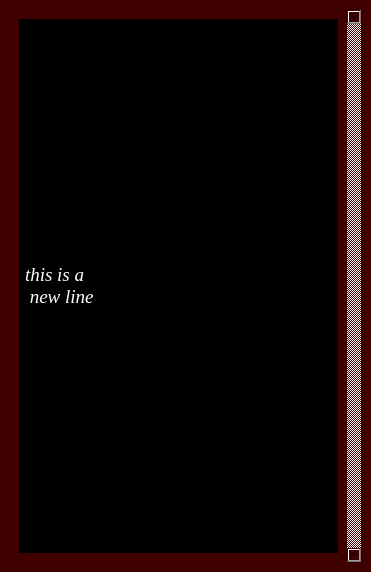
<?xml version="1.0" encoding="UTF-8"?>
<ui version="4.0">
 <class>DescriptionWindow</class>
 <widget class="QMainWindow" name="DescriptionWindow">
  <property name="geometry">
   <rect>
    <x>0</x>
    <y>0</y>
    <width>371</width>
    <height>572</height>
   </rect>
  </property>
  <property name="sizePolicy">
   <sizepolicy hsizetype="Fixed" vsizetype="Preferred">
    <horstretch>0</horstretch>
    <verstretch>0</verstretch>
   </sizepolicy>
  </property>
  <property name="windowTitle">
   <string>Kult Oracle</string>
  </property>
  <property name="styleSheet">
   <string notr="true">background-color: rgb(65, 0, 0);</string>
  </property>
  <widget class="QWidget" name="centralwidget">
   <layout class="QGridLayout" name="gridLayout">
    <item row="0" column="0">
     <widget class="QScrollArea" name="scrollArea">
      <property name="palette">
       <palette>
        <active>
         <colorrole role="WindowText">
          <brush brushstyle="SolidPattern">
           <color alpha="255">
            <red>0</red>
            <green>0</green>
            <blue>0</blue>
           </color>
          </brush>
         </colorrole>
         <colorrole role="Button">
          <brush brushstyle="SolidPattern">
           <color alpha="255">
            <red>65</red>
            <green>0</green>
            <blue>0</blue>
           </color>
          </brush>
         </colorrole>
         <colorrole role="Light">
          <brush brushstyle="SolidPattern">
           <color alpha="255">
            <red>127</red>
            <green>0</green>
            <blue>0</blue>
           </color>
          </brush>
         </colorrole>
         <colorrole role="Midlight">
          <brush brushstyle="SolidPattern">
           <color alpha="255">
            <red>106</red>
            <green>0</green>
            <blue>0</blue>
           </color>
          </brush>
         </colorrole>
         <colorrole role="Dark">
          <brush brushstyle="SolidPattern">
           <color alpha="255">
            <red>42</red>
            <green>0</green>
            <blue>0</blue>
           </color>
          </brush>
         </colorrole>
         <colorrole role="Mid">
          <brush brushstyle="SolidPattern">
           <color alpha="255">
            <red>56</red>
            <green>0</green>
            <blue>0</blue>
           </color>
          </brush>
         </colorrole>
         <colorrole role="Text">
          <brush brushstyle="SolidPattern">
           <color alpha="255">
            <red>0</red>
            <green>0</green>
            <blue>0</blue>
           </color>
          </brush>
         </colorrole>
         <colorrole role="BrightText">
          <brush brushstyle="SolidPattern">
           <color alpha="255">
            <red>0</red>
            <green>0</green>
            <blue>0</blue>
           </color>
          </brush>
         </colorrole>
         <colorrole role="ButtonText">
          <brush brushstyle="SolidPattern">
           <color alpha="255">
            <red>0</red>
            <green>0</green>
            <blue>0</blue>
           </color>
          </brush>
         </colorrole>
         <colorrole role="Base">
          <brush brushstyle="SolidPattern">
           <color alpha="255">
            <red>65</red>
            <green>0</green>
            <blue>0</blue>
           </color>
          </brush>
         </colorrole>
         <colorrole role="Window">
          <brush brushstyle="SolidPattern">
           <color alpha="255">
            <red>65</red>
            <green>0</green>
            <blue>0</blue>
           </color>
          </brush>
         </colorrole>
         <colorrole role="Shadow">
          <brush brushstyle="SolidPattern">
           <color alpha="255">
            <red>0</red>
            <green>0</green>
            <blue>0</blue>
           </color>
          </brush>
         </colorrole>
         <colorrole role="Highlight">
          <brush brushstyle="SolidPattern">
           <color alpha="255">
            <red>0</red>
            <green>0</green>
            <blue>0</blue>
           </color>
          </brush>
         </colorrole>
         <colorrole role="HighlightedText">
          <brush brushstyle="SolidPattern">
           <color alpha="255">
            <red>0</red>
            <green>0</green>
            <blue>0</blue>
           </color>
          </brush>
         </colorrole>
         <colorrole role="AlternateBase">
          <brush brushstyle="SolidPattern">
           <color alpha="255">
            <red>42</red>
            <green>0</green>
            <blue>0</blue>
           </color>
          </brush>
         </colorrole>
         <colorrole role="ToolTipBase">
          <brush brushstyle="SolidPattern">
           <color alpha="255">
            <red>0</red>
            <green>0</green>
            <blue>0</blue>
           </color>
          </brush>
         </colorrole>
         <colorrole role="ToolTipText">
          <brush brushstyle="SolidPattern">
           <color alpha="255">
            <red>0</red>
            <green>0</green>
            <blue>0</blue>
           </color>
          </brush>
         </colorrole>
         <colorrole role="PlaceholderText">
          <brush brushstyle="SolidPattern">
           <color alpha="255">
            <red>0</red>
            <green>0</green>
            <blue>0</blue>
           </color>
          </brush>
         </colorrole>
        </active>
        <inactive>
         <colorrole role="WindowText">
          <brush brushstyle="SolidPattern">
           <color alpha="255">
            <red>0</red>
            <green>0</green>
            <blue>0</blue>
           </color>
          </brush>
         </colorrole>
         <colorrole role="Button">
          <brush brushstyle="SolidPattern">
           <color alpha="255">
            <red>65</red>
            <green>0</green>
            <blue>0</blue>
           </color>
          </brush>
         </colorrole>
         <colorrole role="Light">
          <brush brushstyle="SolidPattern">
           <color alpha="255">
            <red>127</red>
            <green>0</green>
            <blue>0</blue>
           </color>
          </brush>
         </colorrole>
         <colorrole role="Midlight">
          <brush brushstyle="SolidPattern">
           <color alpha="255">
            <red>106</red>
            <green>0</green>
            <blue>0</blue>
           </color>
          </brush>
         </colorrole>
         <colorrole role="Dark">
          <brush brushstyle="SolidPattern">
           <color alpha="255">
            <red>42</red>
            <green>0</green>
            <blue>0</blue>
           </color>
          </brush>
         </colorrole>
         <colorrole role="Mid">
          <brush brushstyle="SolidPattern">
           <color alpha="255">
            <red>56</red>
            <green>0</green>
            <blue>0</blue>
           </color>
          </brush>
         </colorrole>
         <colorrole role="Text">
          <brush brushstyle="SolidPattern">
           <color alpha="255">
            <red>0</red>
            <green>0</green>
            <blue>0</blue>
           </color>
          </brush>
         </colorrole>
         <colorrole role="BrightText">
          <brush brushstyle="SolidPattern">
           <color alpha="255">
            <red>0</red>
            <green>0</green>
            <blue>0</blue>
           </color>
          </brush>
         </colorrole>
         <colorrole role="ButtonText">
          <brush brushstyle="SolidPattern">
           <color alpha="255">
            <red>0</red>
            <green>0</green>
            <blue>0</blue>
           </color>
          </brush>
         </colorrole>
         <colorrole role="Base">
          <brush brushstyle="SolidPattern">
           <color alpha="255">
            <red>65</red>
            <green>0</green>
            <blue>0</blue>
           </color>
          </brush>
         </colorrole>
         <colorrole role="Window">
          <brush brushstyle="SolidPattern">
           <color alpha="255">
            <red>65</red>
            <green>0</green>
            <blue>0</blue>
           </color>
          </brush>
         </colorrole>
         <colorrole role="Shadow">
          <brush brushstyle="SolidPattern">
           <color alpha="255">
            <red>0</red>
            <green>0</green>
            <blue>0</blue>
           </color>
          </brush>
         </colorrole>
         <colorrole role="Highlight">
          <brush brushstyle="SolidPattern">
           <color alpha="255">
            <red>0</red>
            <green>0</green>
            <blue>0</blue>
           </color>
          </brush>
         </colorrole>
         <colorrole role="HighlightedText">
          <brush brushstyle="SolidPattern">
           <color alpha="255">
            <red>0</red>
            <green>0</green>
            <blue>0</blue>
           </color>
          </brush>
         </colorrole>
         <colorrole role="AlternateBase">
          <brush brushstyle="SolidPattern">
           <color alpha="255">
            <red>42</red>
            <green>0</green>
            <blue>0</blue>
           </color>
          </brush>
         </colorrole>
         <colorrole role="ToolTipBase">
          <brush brushstyle="SolidPattern">
           <color alpha="255">
            <red>0</red>
            <green>0</green>
            <blue>0</blue>
           </color>
          </brush>
         </colorrole>
         <colorrole role="ToolTipText">
          <brush brushstyle="SolidPattern">
           <color alpha="255">
            <red>0</red>
            <green>0</green>
            <blue>0</blue>
           </color>
          </brush>
         </colorrole>
         <colorrole role="PlaceholderText">
          <brush brushstyle="SolidPattern">
           <color alpha="255">
            <red>0</red>
            <green>0</green>
            <blue>0</blue>
           </color>
          </brush>
         </colorrole>
        </inactive>
        <disabled>
         <colorrole role="WindowText">
          <brush brushstyle="SolidPattern">
           <color alpha="255">
            <red>42</red>
            <green>0</green>
            <blue>0</blue>
           </color>
          </brush>
         </colorrole>
         <colorrole role="Button">
          <brush brushstyle="SolidPattern">
           <color alpha="255">
            <red>65</red>
            <green>0</green>
            <blue>0</blue>
           </color>
          </brush>
         </colorrole>
         <colorrole role="Light">
          <brush brushstyle="SolidPattern">
           <color alpha="255">
            <red>127</red>
            <green>0</green>
            <blue>0</blue>
           </color>
          </brush>
         </colorrole>
         <colorrole role="Midlight">
          <brush brushstyle="SolidPattern">
           <color alpha="255">
            <red>106</red>
            <green>0</green>
            <blue>0</blue>
           </color>
          </brush>
         </colorrole>
         <colorrole role="Dark">
          <brush brushstyle="SolidPattern">
           <color alpha="255">
            <red>42</red>
            <green>0</green>
            <blue>0</blue>
           </color>
          </brush>
         </colorrole>
         <colorrole role="Mid">
          <brush brushstyle="SolidPattern">
           <color alpha="255">
            <red>56</red>
            <green>0</green>
            <blue>0</blue>
           </color>
          </brush>
         </colorrole>
         <colorrole role="Text">
          <brush brushstyle="SolidPattern">
           <color alpha="255">
            <red>42</red>
            <green>0</green>
            <blue>0</blue>
           </color>
          </brush>
         </colorrole>
         <colorrole role="BrightText">
          <brush brushstyle="SolidPattern">
           <color alpha="255">
            <red>0</red>
            <green>0</green>
            <blue>0</blue>
           </color>
          </brush>
         </colorrole>
         <colorrole role="ButtonText">
          <brush brushstyle="SolidPattern">
           <color alpha="255">
            <red>42</red>
            <green>0</green>
            <blue>0</blue>
           </color>
          </brush>
         </colorrole>
         <colorrole role="Base">
          <brush brushstyle="SolidPattern">
           <color alpha="255">
            <red>65</red>
            <green>0</green>
            <blue>0</blue>
           </color>
          </brush>
         </colorrole>
         <colorrole role="Window">
          <brush brushstyle="SolidPattern">
           <color alpha="255">
            <red>65</red>
            <green>0</green>
            <blue>0</blue>
           </color>
          </brush>
         </colorrole>
         <colorrole role="Shadow">
          <brush brushstyle="SolidPattern">
           <color alpha="255">
            <red>0</red>
            <green>0</green>
            <blue>0</blue>
           </color>
          </brush>
         </colorrole>
         <colorrole role="Highlight">
          <brush brushstyle="SolidPattern">
           <color alpha="255">
            <red>145</red>
            <green>145</green>
            <blue>145</blue>
           </color>
          </brush>
         </colorrole>
         <colorrole role="HighlightedText">
          <brush brushstyle="SolidPattern">
           <color alpha="255">
            <red>0</red>
            <green>0</green>
            <blue>0</blue>
           </color>
          </brush>
         </colorrole>
         <colorrole role="AlternateBase">
          <brush brushstyle="SolidPattern">
           <color alpha="255">
            <red>85</red>
            <green>0</green>
            <blue>0</blue>
           </color>
          </brush>
         </colorrole>
         <colorrole role="ToolTipBase">
          <brush brushstyle="SolidPattern">
           <color alpha="255">
            <red>0</red>
            <green>0</green>
            <blue>0</blue>
           </color>
          </brush>
         </colorrole>
         <colorrole role="ToolTipText">
          <brush brushstyle="SolidPattern">
           <color alpha="255">
            <red>0</red>
            <green>0</green>
            <blue>0</blue>
           </color>
          </brush>
         </colorrole>
         <colorrole role="PlaceholderText">
          <brush brushstyle="SolidPattern">
           <color alpha="255">
            <red>0</red>
            <green>0</green>
            <blue>0</blue>
           </color>
          </brush>
         </colorrole>
        </disabled>
       </palette>
      </property>
      <property name="styleSheet">
       <string notr="true"/>
      </property>
      <property name="frameShape">
       <enum>QFrame::StyledPanel</enum>
      </property>
      <property name="lineWidth">
       <number>2</number>
      </property>
      <property name="verticalScrollBarPolicy">
       <enum>Qt::ScrollBarAlwaysOn</enum>
      </property>
      <property name="horizontalScrollBarPolicy">
       <enum>Qt::ScrollBarAlwaysOff</enum>
      </property>
      <property name="sizeAdjustPolicy">
       <enum>QAbstractScrollArea::AdjustToContents</enum>
      </property>
      <property name="widgetResizable">
       <bool>true</bool>
      </property>
      <widget class="QWidget" name="scrollAreaWidgetContents">
       <property name="geometry">
        <rect>
         <x>0</x>
         <y>0</y>
         <width>337</width>
         <height>552</height>
        </rect>
       </property>
       <layout class="QHBoxLayout" name="horizontalLayout">
        <item>
         <widget class="QLabel" name="lblDescription">
          <property name="sizePolicy">
           <sizepolicy hsizetype="Preferred" vsizetype="Preferred">
            <horstretch>0</horstretch>
            <verstretch>0</verstretch>
           </sizepolicy>
          </property>
          <property name="font">
           <font>
            <family>Liberation Serif</family>
            <pointsize>14</pointsize>
            <weight>50</weight>
            <italic>true</italic>
            <bold>false</bold>
           </font>
          </property>
          <property name="mouseTracking">
           <bool>true</bool>
          </property>
          <property name="focusPolicy">
           <enum>Qt::StrongFocus</enum>
          </property>
          <property name="autoFillBackground">
           <bool>false</bool>
          </property>
          <property name="styleSheet">
           <string notr="true">font: italic 14pt &quot;Liberation Serif&quot;;
background-color: rgb(0, 0, 0);
color: rgb(255, 255, 255);</string>
          </property>
          <property name="frameShape">
           <enum>QFrame::WinPanel</enum>
          </property>
          <property name="frameShadow">
           <enum>QFrame::Sunken</enum>
          </property>
          <property name="text">
           <string>this is a 
 new line</string>
          </property>
          <property name="textFormat">
           <enum>Qt::AutoText</enum>
          </property>
          <property name="scaledContents">
           <bool>true</bool>
          </property>
          <property name="alignment">
           <set>Qt::AlignLeading|Qt::AlignLeft|Qt::AlignVCenter</set>
          </property>
          <property name="wordWrap">
           <bool>true</bool>
          </property>
          <property name="openExternalLinks">
           <bool>true</bool>
          </property>
          <property name="textInteractionFlags">
           <set>Qt::LinksAccessibleByKeyboard|Qt::LinksAccessibleByMouse</set>
          </property>
         </widget>
        </item>
       </layout>
      </widget>
     </widget>
    </item>
   </layout>
  </widget>
 </widget>
 <resources/>
 <connections/>
</ui>
